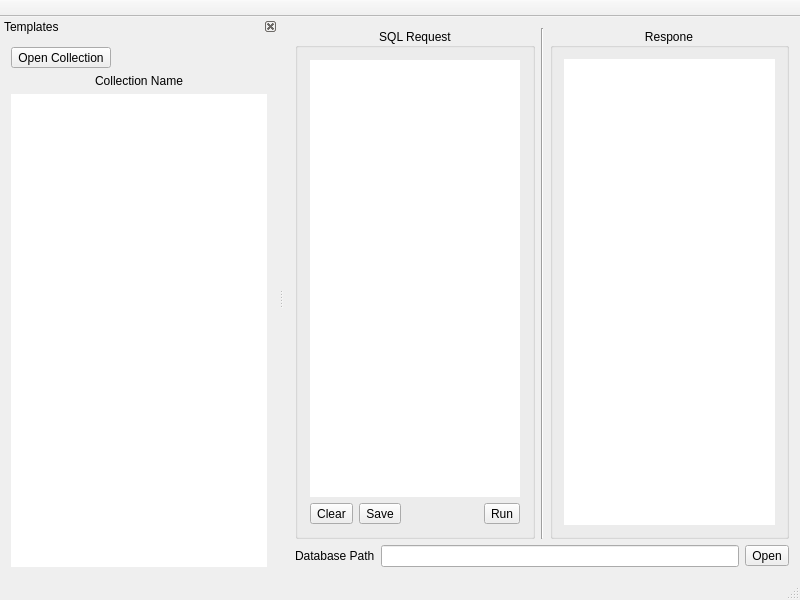
<?xml version="1.0" encoding="UTF-8"?>
<ui version="4.0">
 <class>MainWindow</class>
 <widget class="QMainWindow" name="MainWindow">
  <property name="geometry">
   <rect>
    <x>0</x>
    <y>0</y>
    <width>800</width>
    <height>600</height>
   </rect>
  </property>
  <property name="windowTitle">
   <string>SQL Editor</string>
  </property>
  <widget class="QWidget" name="centralWidget">
   <layout class="QGridLayout" name="gridLayout">
    <item row="0" column="0">
     <widget class="QFrame" name="mainFrame">
      <property name="frameShape">
       <enum>QFrame::NoFrame</enum>
      </property>
      <property name="frameShadow">
       <enum>QFrame::Raised</enum>
      </property>
      <layout class="QHBoxLayout" name="horizontalLayout_4">
       <property name="leftMargin">
        <number>0</number>
       </property>
       <property name="topMargin">
        <number>0</number>
       </property>
       <property name="rightMargin">
        <number>0</number>
       </property>
       <property name="bottomMargin">
        <number>0</number>
       </property>
       <item>
        <widget class="QGroupBox" name="requestGroupBox">
         <property name="sizePolicy">
          <sizepolicy hsizetype="Preferred" vsizetype="Preferred">
           <horstretch>1</horstretch>
           <verstretch>0</verstretch>
          </sizepolicy>
         </property>
         <property name="title">
          <string>SQL Request</string>
         </property>
         <property name="alignment">
          <set>Qt::AlignCenter</set>
         </property>
         <property name="flat">
          <bool>true</bool>
         </property>
         <layout class="QVBoxLayout" name="verticalLayout">
          <property name="leftMargin">
           <number>12</number>
          </property>
          <property name="topMargin">
           <number>12</number>
          </property>
          <property name="rightMargin">
           <number>12</number>
          </property>
          <property name="bottomMargin">
           <number>12</number>
          </property>
          <item>
           <widget class="SqlEditorWidget" name="requestTextEdit">
            <property name="frameShape">
             <enum>QFrame::NoFrame</enum>
            </property>
           </widget>
          </item>
          <item>
           <widget class="QFrame" name="frame_3">
            <property name="frameShape">
             <enum>QFrame::NoFrame</enum>
            </property>
            <property name="frameShadow">
             <enum>QFrame::Raised</enum>
            </property>
            <layout class="QHBoxLayout" name="horizontalLayout_2">
             <property name="leftMargin">
              <number>0</number>
             </property>
             <property name="topMargin">
              <number>0</number>
             </property>
             <property name="rightMargin">
              <number>0</number>
             </property>
             <property name="bottomMargin">
              <number>0</number>
             </property>
             <item>
              <widget class="QToolButton" name="clearToolButton">
               <property name="text">
                <string>Clear</string>
               </property>
              </widget>
             </item>
             <item>
              <widget class="QToolButton" name="saveToolButton">
               <property name="text">
                <string>Save</string>
               </property>
              </widget>
             </item>
             <item>
              <spacer name="horizontalSpacer">
               <property name="orientation">
                <enum>Qt::Horizontal</enum>
               </property>
               <property name="sizeHint" stdset="0">
                <size>
                 <width>100</width>
                 <height>20</height>
                </size>
               </property>
              </spacer>
             </item>
             <item>
              <widget class="QToolButton" name="runToolButton">
               <property name="text">
                <string>Run</string>
               </property>
              </widget>
             </item>
            </layout>
           </widget>
          </item>
         </layout>
        </widget>
       </item>
       <item>
        <widget class="Line" name="line">
         <property name="orientation">
          <enum>Qt::Vertical</enum>
         </property>
        </widget>
       </item>
       <item>
        <widget class="QGroupBox" name="responseGroupBox">
         <property name="sizePolicy">
          <sizepolicy hsizetype="Preferred" vsizetype="Preferred">
           <horstretch>1</horstretch>
           <verstretch>0</verstretch>
          </sizepolicy>
         </property>
         <property name="title">
          <string>Respone</string>
         </property>
         <property name="alignment">
          <set>Qt::AlignCenter</set>
         </property>
         <property name="flat">
          <bool>true</bool>
         </property>
         <layout class="QVBoxLayout" name="verticalLayout_2">
          <item>
           <widget class="QTableWidget" name="responseTableWidget">
            <property name="frameShape">
             <enum>QFrame::NoFrame</enum>
            </property>
            <property name="editTriggers">
             <set>QAbstractItemView::NoEditTriggers</set>
            </property>
            <property name="alternatingRowColors">
             <bool>true</bool>
            </property>
           </widget>
          </item>
         </layout>
        </widget>
       </item>
      </layout>
     </widget>
    </item>
    <item row="1" column="0">
     <widget class="QFrame" name="dbPathFrame">
      <property name="frameShape">
       <enum>QFrame::NoFrame</enum>
      </property>
      <property name="frameShadow">
       <enum>QFrame::Raised</enum>
      </property>
      <layout class="QHBoxLayout" name="horizontalLayout">
       <property name="leftMargin">
        <number>0</number>
       </property>
       <property name="topMargin">
        <number>0</number>
       </property>
       <property name="rightMargin">
        <number>0</number>
       </property>
       <property name="bottomMargin">
        <number>0</number>
       </property>
       <item>
        <widget class="QLabel" name="dbPathLabel">
         <property name="text">
          <string>Database Path</string>
         </property>
        </widget>
       </item>
       <item>
        <widget class="QLineEdit" name="dbLineEdit">
         <property name="readOnly">
          <bool>true</bool>
         </property>
        </widget>
       </item>
       <item>
        <widget class="QToolButton" name="openLocalDatabaseToolButton">
         <property name="text">
          <string>Open</string>
         </property>
        </widget>
       </item>
      </layout>
     </widget>
    </item>
   </layout>
  </widget>
  <widget class="QMenuBar" name="menuBar">
   <property name="geometry">
    <rect>
     <x>0</x>
     <y>0</y>
     <width>800</width>
     <height>22</height>
    </rect>
   </property>
  </widget>
  <widget class="QToolBar" name="mainToolBar">
   <property name="movable">
    <bool>false</bool>
   </property>
   <attribute name="toolBarArea">
    <enum>TopToolBarArea</enum>
   </attribute>
   <attribute name="toolBarBreak">
    <bool>false</bool>
   </attribute>
  </widget>
  <widget class="QStatusBar" name="statusBar"/>
  <widget class="QDockWidget" name="templatesDockWidget">
   <property name="sizePolicy">
    <sizepolicy hsizetype="Preferred" vsizetype="Preferred">
     <horstretch>1</horstretch>
     <verstretch>0</verstretch>
    </sizepolicy>
   </property>
   <property name="features">
    <set>QDockWidget::DockWidgetClosable</set>
   </property>
   <property name="allowedAreas">
    <set>Qt::BottomDockWidgetArea|Qt::LeftDockWidgetArea</set>
   </property>
   <property name="windowTitle">
    <string>Templates</string>
   </property>
   <attribute name="dockWidgetArea">
    <number>1</number>
   </attribute>
   <widget class="QWidget" name="dockWidgetContents">
    <layout class="QVBoxLayout" name="verticalLayout_3">
     <item>
      <widget class="QFrame" name="frame_2">
       <property name="frameShape">
        <enum>QFrame::NoFrame</enum>
       </property>
       <property name="frameShadow">
        <enum>QFrame::Raised</enum>
       </property>
       <layout class="QHBoxLayout" name="horizontalLayout_3">
        <property name="leftMargin">
         <number>0</number>
        </property>
        <property name="topMargin">
         <number>0</number>
        </property>
        <property name="rightMargin">
         <number>0</number>
        </property>
        <property name="bottomMargin">
         <number>0</number>
        </property>
        <item>
         <widget class="QToolButton" name="openTemplateCollectionToolButton">
          <property name="text">
           <string>Open Collection</string>
          </property>
         </widget>
        </item>
        <item>
         <spacer name="horizontalSpacer_2">
          <property name="orientation">
           <enum>Qt::Horizontal</enum>
          </property>
          <property name="sizeHint" stdset="0">
           <size>
            <width>100</width>
            <height>20</height>
           </size>
          </property>
         </spacer>
        </item>
       </layout>
      </widget>
     </item>
     <item>
      <widget class="QLabel" name="collectionNameLabel">
       <property name="font">
        <font>
         <weight>50</weight>
         <bold>false</bold>
         <strikeout>false</strikeout>
        </font>
       </property>
       <property name="text">
        <string>Collection Name</string>
       </property>
       <property name="alignment">
        <set>Qt::AlignCenter</set>
       </property>
      </widget>
     </item>
     <item>
      <widget class="QListWidget" name="collectionItemsListWidget">
       <property name="frameShape">
        <enum>QFrame::NoFrame</enum>
       </property>
       <property name="editTriggers">
        <set>QAbstractItemView::NoEditTriggers</set>
       </property>
       <property name="alternatingRowColors">
        <bool>true</bool>
       </property>
      </widget>
     </item>
    </layout>
   </widget>
  </widget>
  <action name="actionTemplates">
   <property name="text">
    <string>Templates</string>
   </property>
  </action>
 </widget>
 <layoutdefault spacing="6" margin="11"/>
 <customwidgets>
  <customwidget>
   <class>SqlEditorWidget</class>
   <extends>QPlainTextEdit</extends>
   <header>gui/widgets/sql_editor_widget.h</header>
  </customwidget>
 </customwidgets>
 <resources/>
 <connections/>
</ui>
